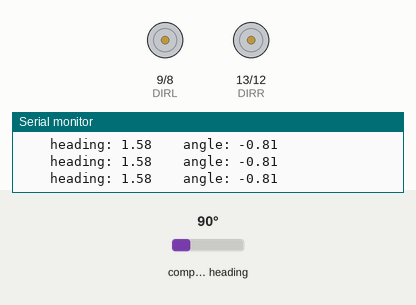
This sketch was run on a simulated Arduino Uno, built with avr-gcc and run on an emulated ATmega328P. On the bench: direction and speed pins drawn as motors (green arrow = direction pin HIGH = forward, orange = LOW = backward, longer = more drive), the last lines printed to the serial monitor. The test bench sets the inputs (shaded band); at power-on: compass heading 90°.

Above: at 1.2 s.
1.3 s: compass heading set to 32°
4.3 s: compass heading set to 26°
At 5.2 s:
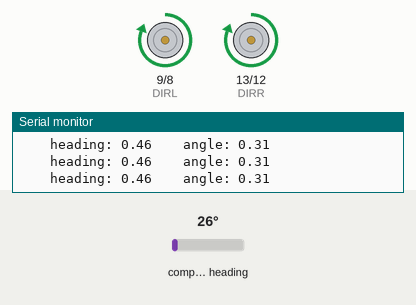
5.8 s: compass heading set to 90°
At 7.0 s:
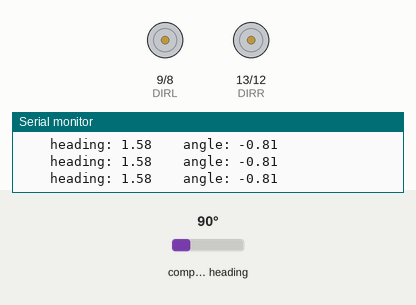
7.3 s: compass heading set to 7°
At 7.8 s:
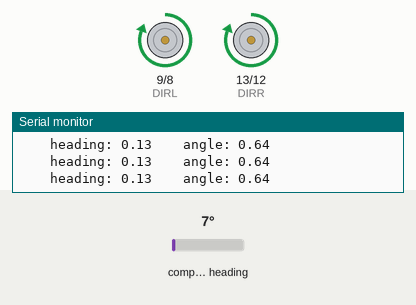
Timing chart, 0 to 9.8 s (numbered marks = the images above; inputs shaded):
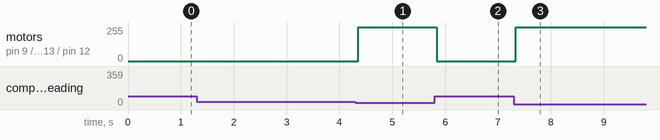

The sketch:

SimpleOrient.ino
```cpp
#include <Wire.h>
#include <QMC5883L.h>

int PWMR = 12;  //right motors
int DIRR = 13;
int PWML = 8;  //left motors
int DIRL = 9;

QMC5883L compass;

void setup() {
  // put your setup code here, to run once:
  pinMode(PWMR,OUTPUT);
  pinMode(DIRR,OUTPUT);
  pinMode(PWML,OUTPUT);
  pinMode(DIRL,OUTPUT);
  Wire.begin();
  Serial.begin(9600);
  compass.init();
}

void loop() {
  // put your main code here, to run repeatedly:
  int x,y,z;
  compass.read(&x,&y,&z);
  float heading = atan2(y, x);

  float declinationAngle = 0.00494;
  heading += declinationAngle;
  if(heading < 0)
    heading += 2*PI;

  if(heading > 2*PI)
    heading -= 2*PI;

  float headingDegrees = heading * 180/M_PI;
  Serial.print("    heading: ");
  Serial.print(heading);
  float finalheading = 0.767945;
  float angle = finalheading - heading;
  Serial.print("    angle: ");
  Serial.print(angle);
  Serial.println();
  if(angle > 0.307){
  analogWrite(PWMR,145);
  digitalWrite(DIRR,HIGH);
  analogWrite(PWML,145);
  digitalWrite(DIRL,HIGH);
    }
    else if(angle > 0.19 && angle < 0.307){
  analogWrite(PWMR,angle*471);
  digitalWrite(DIRR,HIGH);
  analogWrite(PWML,angle*471);
  digitalWrite(DIRL,HIGH);
    }
   else if(angle > 0.04 && angle < 0.19){
  analogWrite(PWMR,90);
  digitalWrite(DIRR,HIGH);
  analogWrite(PWML,90);
  digitalWrite(DIRL,HIGH);
    }
    else {
  analogWrite(PWMR,0);
  digitalWrite(DIRR,HIGH);
  analogWrite(PWML,0);
  digitalWrite(DIRL,HIGH);
    }

    return 0;
    delay(10);
    }
```

Measured:
- the behaviour switches between 29 and 28° on compass heading (found by bisection; images 0 and 1)
- after the input at 4.3 s, motor on pin 9 (DIRL) / pin 8 (PWML), motor on pin 13 (DIRR) / pin 12 (PWMR): stopped → forward 255/255 after 0.06 s
- after the input at 5.8 s, motor on pin 9 (DIRL) / pin 8 (PWML), motor on pin 13 (DIRR) / pin 12 (PWMR): forward 255/255 → stopped at once
- after the input at 7.3 s, motor on pin 9 (DIRL) / pin 8 (PWML), motor on pin 13 (DIRR) / pin 12 (PWMR): stopped → forward 255/255 at once
